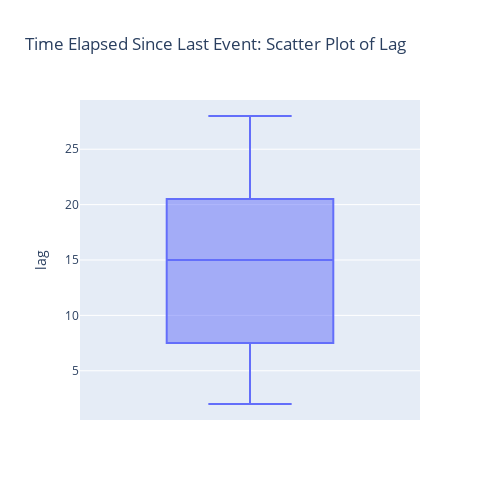

Notebook cell for this chart:
### Markdown cell above
Commentary:
- Since my last update on my journey pursuing DS/ML I have slowly drifted away from constantly learning and am now focused on application/interview competancy. 
- There are some background events that I did not list because I didnt record date of completion. e.g between my ML dataiku certification and Portfolio Project(Dec 22) I was learning/applying new things like dataiku platform to speed up ML process, got comfortable with Git, learned about NN and implementation using Keras,PyTorch. Moreover, overall I have done various mini projects to help me be more organized and doing DS/ML for fun.

### Code cell
fig = px.box(
    df_main[indx_fltr:],
    y="lag",
    height=500,
    width=500,
    title="Time Elapsed Since Last Event: Scatter Plot of Lag",
)
fig.show()

### Figure 1 — Plotly figure (JSON) as saved in the notebook; plotly's stock layout.template omitted (floating-point values rounded to 4 significant figures)
{"data": [{"alignmentgroup": "True", "hovertemplate": "lag=%{y}<extra></extra>", "legendgroup": "", "marker": {"color": "#636efa"}, "name": "", "notched": false, "offsetgroup": "", "orientation": "v", "showlegend": false, "type": "box", "x0": " ", "xaxis": "x", "y": [28, 24, 17, 10, 17, 5, 2, 13], "y0": " ", "yaxis": "y"}], "layout": {"boxmode": "group", "height": 500, "legend": {"tracegroupgap": 0}, "title": {"text": "Time Elapsed Since Last Event: Scatter Plot of Lag"}, "width": 500, "xaxis": {"anchor": "y", "domain": [0, 1]}, "yaxis": {"anchor": "x", "domain": [0, 1], "title": {"text": "lag"}}}}
